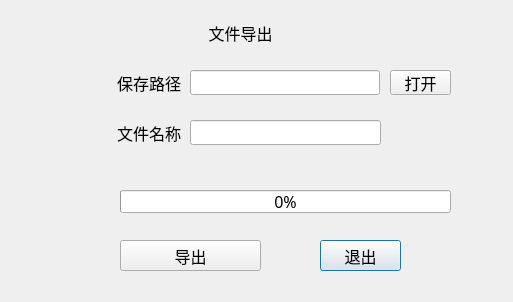
<?xml version="1.0" encoding="UTF-8"?>
<ui version="4.0">
 <class>ExportDlg</class>
 <widget class="QDialog" name="ExportDlg">
  <property name="geometry">
   <rect>
    <x>0</x>
    <y>0</y>
    <width>513</width>
    <height>302</height>
   </rect>
  </property>
  <property name="windowTitle">
   <string>Dialog</string>
  </property>
  <widget class="QLineEdit" name="pathEdit">
   <property name="geometry">
    <rect>
     <x>190</x>
     <y>70</y>
     <width>190</width>
     <height>25</height>
    </rect>
   </property>
   <property name="font">
    <font>
     <family>微软雅黑</family>
     <pointsize>12</pointsize>
     <weight>50</weight>
     <italic>false</italic>
     <bold>false</bold>
    </font>
   </property>
  </widget>
  <widget class="QLineEdit" name="fileEdit">
   <property name="geometry">
    <rect>
     <x>190</x>
     <y>120</y>
     <width>191</width>
     <height>25</height>
    </rect>
   </property>
  </widget>
  <widget class="QLabel" name="label">
   <property name="geometry">
    <rect>
     <x>10</x>
     <y>70</y>
     <width>171</width>
     <height>25</height>
    </rect>
   </property>
   <property name="font">
    <font>
     <family>微软雅黑</family>
     <pointsize>12</pointsize>
     <weight>50</weight>
     <italic>false</italic>
     <bold>false</bold>
    </font>
   </property>
   <property name="text">
    <string>保存路径</string>
   </property>
   <property name="alignment">
    <set>Qt::AlignRight|Qt::AlignTrailing|Qt::AlignVCenter</set>
   </property>
  </widget>
  <widget class="QPushButton" name="quitBtn">
   <property name="geometry">
    <rect>
     <x>320</x>
     <y>240</y>
     <width>81</width>
     <height>31</height>
    </rect>
   </property>
   <property name="font">
    <font>
     <family>微软雅黑</family>
     <pointsize>12</pointsize>
     <weight>50</weight>
     <italic>false</italic>
     <bold>false</bold>
    </font>
   </property>
   <property name="text">
    <string>退出</string>
   </property>
  </widget>
  <widget class="QPushButton" name="pushButton">
   <property name="geometry">
    <rect>
     <x>390</x>
     <y>70</y>
     <width>61</width>
     <height>25</height>
    </rect>
   </property>
   <property name="font">
    <font>
     <family>微软雅黑</family>
     <pointsize>12</pointsize>
     <weight>50</weight>
     <italic>false</italic>
     <bold>false</bold>
    </font>
   </property>
   <property name="text">
    <string>打开</string>
   </property>
  </widget>
  <widget class="QPushButton" name="exportBtn">
   <property name="geometry">
    <rect>
     <x>120</x>
     <y>240</y>
     <width>141</width>
     <height>31</height>
    </rect>
   </property>
   <property name="font">
    <font>
     <family>微软雅黑</family>
     <pointsize>12</pointsize>
     <weight>50</weight>
     <italic>false</italic>
     <bold>false</bold>
    </font>
   </property>
   <property name="text">
    <string>导出</string>
   </property>
  </widget>
  <widget class="QLabel" name="titleLab">
   <property name="geometry">
    <rect>
     <x>10</x>
     <y>20</y>
     <width>461</width>
     <height>25</height>
    </rect>
   </property>
   <property name="font">
    <font>
     <family>微软雅黑</family>
     <pointsize>12</pointsize>
     <weight>50</weight>
     <italic>false</italic>
     <bold>false</bold>
    </font>
   </property>
   <property name="text">
    <string>文件导出</string>
   </property>
   <property name="alignment">
    <set>Qt::AlignCenter</set>
   </property>
  </widget>
  <widget class="QLabel" name="label_2">
   <property name="geometry">
    <rect>
     <x>10</x>
     <y>120</y>
     <width>171</width>
     <height>25</height>
    </rect>
   </property>
   <property name="font">
    <font>
     <family>微软雅黑</family>
     <pointsize>12</pointsize>
     <weight>50</weight>
     <italic>false</italic>
     <bold>false</bold>
    </font>
   </property>
   <property name="text">
    <string>文件名称</string>
   </property>
   <property name="alignment">
    <set>Qt::AlignRight|Qt::AlignTrailing|Qt::AlignVCenter</set>
   </property>
  </widget>
  <widget class="QProgressBar" name="progressBar">
   <property name="geometry">
    <rect>
     <x>120</x>
     <y>190</y>
     <width>331</width>
     <height>23</height>
    </rect>
   </property>
   <property name="font">
    <font>
     <family>微软雅黑</family>
     <pointsize>12</pointsize>
     <weight>50</weight>
     <italic>false</italic>
     <bold>false</bold>
    </font>
   </property>
   <property name="value">
    <number>0</number>
   </property>
  </widget>
 </widget>
 <resources/>
 <connections/>
</ui>
